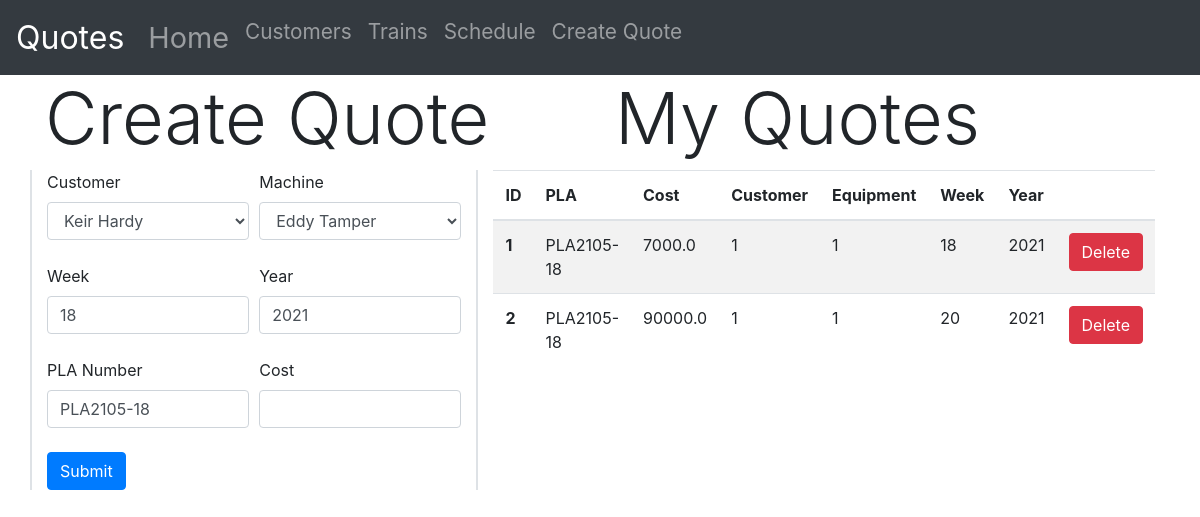
The app's page /createquote with its own data.
### Website/models.py (models this page shows)
class Quote(db.Model):
    id = db.Column(db.Integer(), primary_key=True)
    PLA = db.Column(db.String(150))
    cost = db.Column(db.Float())
    cust_id = db.Column(db.Integer(), db.ForeignKey('customer.id'))
    train_id = db.Column(db.Integer(), db.ForeignKey('train.id'))
    week = db.Column(db.Integer())
    year = db.Column(db.Integer())

### Website/views.py (the view)
@views.route('/createquote', methods=['GET', 'POST'])
def create_quote():
    date = datetime.date.today()
    year, week_num, day = date.isocalendar()
    if request.method == "POST":
        pla = request.form.get('pla')
        cost = request.form.get('cost')
        cust_id = request.form.get('customer')
        train_id = request.form.get('train')
        week = request.form.get('week')
        year = request.form.get('year')
        new_quote = Quote(PLA=pla, cost=cost, cust_id=cust_id, train_id=train_id, week=week, year=year)
        db.session.add(new_quote)
        db.session.commit()
        flash("Quote created!", category="success")
        return render_template("createquote.html", trains_list=Train.query.all(), customer_list=Customer.query.all(), quote_list=Quote.query.all(), now=date, week=week_num)
    else:
        return render_template("createquote.html", trains_list=Train.query.all(), customer_list=Customer.query.all(), quote_list=Quote.query.all(), now=date, week=week_num)

### Website/Templates/createquote.html
{% extends "base.html" %} {% block title %}Create Quote{% endblock %}
{% block content %}
<div class="row">
    <div class="col">
        <h1 class="display-3">Create Quote</h1>
    </div>
    <div class="col">
        <h1 class="display-3">My Quotes</h1>
    </div>
</div>
<div class="row justify-content-end">
    <span class="border"></span>
    <div class="col">
        <form method='POST'>
            <div class="form-row">
                <div class="col">
                    <label for="customer">Customer</label>
                    <select class="form-control" name="customer" id="customer">
                        {% for customer in customer_list %}
                        <option value="{{ customer.id }}">{{ customer.name }}</option>
                        {% endfor %}
                    </select>
                </div>
                <div class="col">
                    <label for="train">Machine</label>
                    <select class="form-control" name="train" id="train">
                        {% for train in trains_list %}
                        <option value="{{ train.id }}">{{ train.name }}</option>
                        {% endfor %}
                    </select>
                </div>
            </div>
            <br />
            <div class="form-row">
                <div class="col">
                    <label for="week">Week</label>
                    <input class="form-control" type="text" name="week" id="week" value="{{ week }}">
                </div>
                <div class="col">
                    <label for="year">Year</label>
                    <input class="form-control" type="text" name="year" id="year" value="{{ now.year }}">
                </div>
            </div>
            <br />
            <div class="form-row">
                <div class="col">
                    <label for="pla">PLA Number</label>
                    <input class="form-control" type="text" name="pla" id="pla" value="PLA{{ now.strftime('%y') }}{{ now.strftime('%m') }}-{{ week }}">
                </div>
                <div class="col">
                    <label for="cost">Cost</label>
                    <input class="form-control" type="text" name="cost" id="cost">
                </div>
            </div>
            <br />
            <button class="btn btn-primary" type="submit">Submit</button>
        </form>
    </div>
    <span class="border"></span>
    <div class="col">
        <table class="table table-hover table-striped">
            <thead>
                <tr>
                    <th scope="col">ID</th>
                    <th scope="col">PLA</th>
                    <th scope="col">Cost</th>
                    <th scope="col">Customer</th>
                    <th scope="col">Equipment</th>
                    <th scope="col">Week</th>
                    <th scope="col">Year</th>
                    <th></th>
                </tr>
            </thead>
            <tbody>
                {% for quote in quote_list %}
                <tr>
                    <th scope="row">{{ quote.id }}</th>
                    <td>{{ quote.PLA }}</td>
                    <td>{{ quote.cost }}</td>
                    <td>{{ quote.cust_id }}</td>
                    <td>{{ quote.train_id }}</td>
                    <td>{{ quote.week }}</td>
                    <td>{{ quote.year }}</td>
                    <td>
                        <button type="button" class="btn btn-danger" onClick="deleteQuote({{ quote.id }})">Delete</button>
                    </td>
                </tr>
                {% endfor %}
            </tbody>
        </table>
    </div>
</div>
{% endblock %}

### records on screen
Quote: id "1", PLA "PLA2105-18", cost "7000.0", cust_id "1", train_id "1", week "18", year "2021"
Quote: id "2", PLA "PLA2105-18", cost "90000.0", cust_id "1", train_id "1", week "20", year "2021"

### other values on screen
form field customer "Keir Hardy"
form field train "Eddy Tamper"
